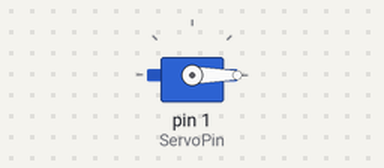
The sketch below on a simulated Arduino Uno, built with avr-gcc and run on an emulated ATmega328P. Parts: servo.

Above: at 0.05 s.
At 1.5 s:
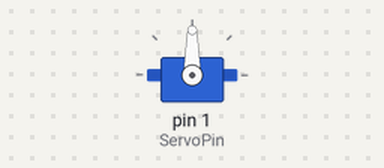
At 3.0 s:
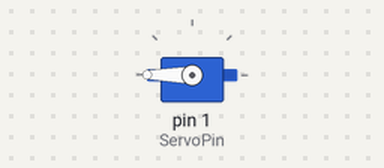
Timing chart, 0 to 6.9 s (numbered marks = the images above):
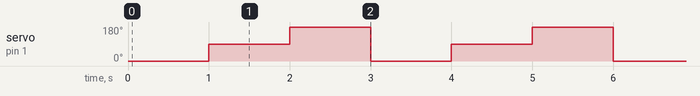

Measured:
- by itself, servo on pin 1 (ServoPin): repeats every 3.0 s: 180° 1.0 s, 0° 1.0 s, 90° 1.0 s

The sketch:

CPX_Servo.ino
```cpp
//William Cashen
//Iowa State University
//Servo Motor Control
//AERE 361 Final Project


//Include the Library For Servo Functions
#include <Servo.h>

//Define the pin number the servo uses with a signal wire
int ServoPin = 1 ;

//Creating a Servo Object
Servo Servo1;

void setup() {
  // put your setup code here, to run once:

  //Attach the Servo to the used pin number
  Servo1.attach(ServoPin);
}

void loop() {
  // put your main code here, to run repeatedly:

  //Make servo go to 0 degrees
  Servo1.write(0);
  delay(1000);
  //Make servo go to 90 degrees
  Servo1.write(90);
  delay(1000);
  //Make servo go to 180 degrees
  Servo1.write(180);
  delay(1000);

  //ends the loop and then returns to the servo to 0 at the beginning
}
```
